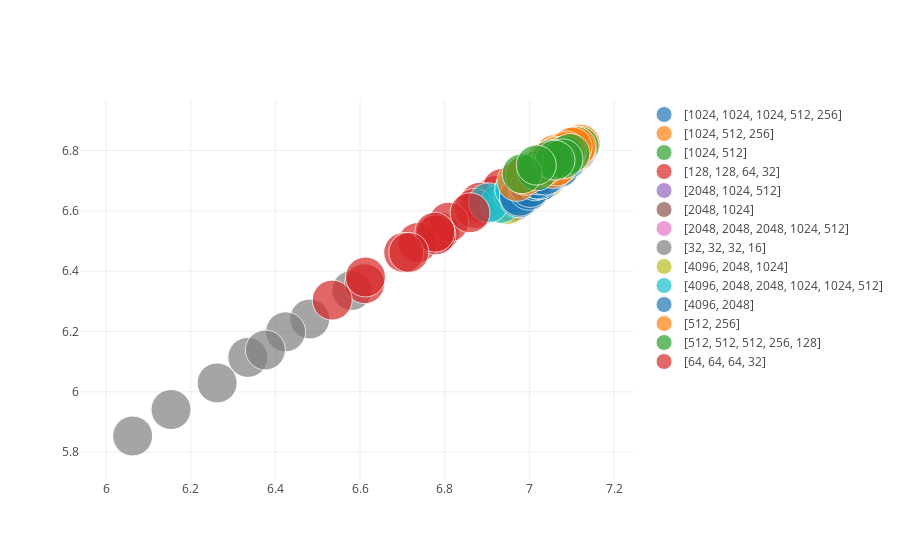

This figure's notebook cell:
### Code cell
results.results_dataframe_graph(facet='full',att=['full', 'drop', 'activation', 'lag'])

### Figure 1 — Plotly figure (JSON) as saved in the notebook; plotly's stock layout.template omitted (floating-point values rounded to 4 significant figures)
{"data": [{"marker": {"size": [40, 40, 40, 40, 40, 40, 40, 40]}, "mode": "markers", "name": "[1024, 1024, 1024, 512, 256]", "text": ["full:[1024, 1024, 1024, 512, 256]-drop:0.3-activation:['elu', 0.4]-lag:12-full:[1024, 1024, 1024, 512, 256]", "full:[1024, 1024, 1024, 512, 256]-drop:0.3-activation:['elu', 0.4]-lag:6-full:[1024, 1024, 1024, 512, 256]", "full:[1024, 1024, 1024, 512, 256]-drop:0.3-activation:['leaky', 0.2]-lag:12-full:[1024, 1024, 1024, 512, 256]", "full:[1024, 1024, 1024, 512, 256]-drop:0.3-activation:['leaky', 0.2]-lag:6-full:[1024, 1024, 1024, 512, 256]", "full:[1024, 1024, 1024, 512, 256]-drop:0.4-activation:['elu', 0.4]-lag:12-full:[1024, 1024, 1024, 512, 256]", "full:[1024, 1024, 1024, 512, 256]-drop:0.4-activation:['elu', 0.4]-lag:6-full:[1024, 1024, 1024, 512, 256]", "full:[1024, 1024, 1024, 512, 256]-drop:0.4-activation:['leaky', 0.2]-lag:12-full:[1024, 1024, 1024, 512, 256]", "full:[1024, 1024, 1024, 512, 256]-drop:0.4-activation:['leaky', 0.2]-lag:6-full:[1024, 1024, 1024, 512, 256]"], "type": "scatter", "uid": "f60673ff-78b5-43e1-851a-c62f02be9702", "x": [7.053, 7.084, 6.998, 7.041, 7.069, 7.079, 6.983, 7.027], "y": [6.743, 6.774, 6.702, 6.739, 6.753, 6.773, 6.707, 6.746]}, {"marker": {"size": [40, 40, 40, 40, 40, 40, 40, 40, 40, 40, 40, 40, 40, 40, 40, 40, 40, 40, 40, 40, 40, 40, 40, 40]}, "mode": "markers", "name": "[1024, 512, 256]", "text": ["full:[1024, 512, 256]-drop:0.2-activation:['elu', 0.4]-lag:12-full:[1024, 512, 256]", "full:[1024, 512, 256]-drop:0.2-activation:['elu', 0.4]-lag:18-full:[1024, 512, 256]", "full:[1024, 512, 256]-drop:0.2-activation:['elu', 0.4]-lag:6-full:[1024, 512, 256]", "full:[1024, 512, 256]-drop:0.2-activation:['leaky', 0.2]-lag:12-full:[1024, 512, 256]", "full:[1024, 512, 256]-drop:0.2-activation:['leaky', 0.2]-lag:18-full:[1024, 512, 256]", "full:[1024, 512, 256]-drop:0.2-activation:['leaky', 0.2]-lag:6-full:[1024, 512, 256]", "full:[1024, 512, 256]-drop:0.3-activation:['elu', 0.4]-lag:12-full:[1024, 512, 256]", "full:[1024, 512, 256]-drop:0.3-activation:['elu', 0.4]-lag:18-full:[1024, 512, 256]", "full:[1024, 512, 256]-drop:0.3-activation:['elu', 0.4]-lag:6-full:[1024, 512, 256]", "full:[1024, 512, 256]-drop:0.3-activation:['leaky', 0.2]-lag:12-full:[1024, 512, 256]", "full:[1024, 512, 256]-drop:0.3-activation:['leaky', 0.2]-lag:18-full:[1024, 512, 256]", "full:[1024, 512, 256]-drop:0.3-activation:['leaky', 0.2]-lag:6-full:[1024, 512, 256]", "full:[1024, 512, 256]-drop:0.4-activation:['elu', 0.4]-lag:12-full:[1024, 512, 256]", "full:[1024, 512, 256]-drop:0.4-activation:['elu', 0.4]-lag:18-full:[1024, 512, 256]", "full:[1024, 512, 256]-drop:0.4-activation:['elu', 0.4]-lag:6-full:[1024, 512, 256]", "full:[1024, 512, 256]-drop:0.4-activation:['leaky', 0.2]-lag:12-full:[1024, 512, 256]", "full:[1024, 512, 256]-drop:0.4-activation:['leaky', 0.2]-lag:18-full:[1024, 512, 256]", "full:[1024, 512, 256]-drop:0.4-activation:['leaky', 0.2]-lag:6-full:[1024, 512, 256]", "full:[1024, 512, 256]-drop:0.5-activation:['elu', 0.4]-lag:12-full:[1024, 512, 256]", "full:[1024, 512, 256]-drop:0.5-activation:['elu', 0.4]-lag:18-full:[1024, 512, 256]", "full:[1024, 512, 256]-drop:0.5-activation:['elu', 0.4]-lag:6-full:[1024, 512, 256]", "full:[1024, 512, 256]-drop:0.5-activation:['leaky', 0.2]-lag:12-full:[1024, 512, 256]", "full:[1024, 512, 256]-drop:0.5-activation:['leaky', 0.2]-lag:18-full:[1024, 512, 256]", "full:[1024, 512, 256]-drop:0.5-activation:['leaky', 0.2]-lag:6-full:[1024, 512, 256]"], "type": "scatter", "uid": "d25b4028-fa47-4c64-8274-ba5e6030d6ac", "x": [7.078, 7.018, 7.111, 7.047, 6.99, 7.09, 7.106, 7.049, 7.12, 7.077, 7.012, 7.102, 7.108, 7.069, 7.107, 7.083, 7.027, 7.091, 7.095, 7.068, 7.068, 7.071, 7.035, 7.061], "y": [6.765, 6.702, 6.798, 6.738, 6.677, 6.775, 6.797, 6.739, 6.822, 6.774, 6.709, 6.801, 6.808, 6.763, 6.813, 6.795, 6.738, 6.798, 6.8, 6.761, 6.78, 6.789, 6.756, 6.788]}, {"marker": {"size": [40, 40, 40, 40, 40, 40, 40, 40, 40, 40, 40, 40, 40, 40, 40, 40, 40, 40, 40, 40, 40, 40, 40, 40]}, "mode": "markers", "name": "[1024, 512]", "text": ["full:[1024, 512]-drop:0.2-activation:['elu', 0.4]-lag:12-full:[1024, 512]", "full:[1024, 512]-drop:0.2-activation:['elu', 0.4]-lag:18-full:[1024, 512]", "full:[1024, 512]-drop:0.2-activation:['elu', 0.4]-lag:6-full:[1024, 512]", "full:[1024, 512]-drop:0.2-activation:['leaky', 0.2]-lag:12-full:[1024, 512]", "full:[1024, 512]-drop:0.2-activation:['leaky', 0.2]-lag:18-full:[1024, 512]", "full:[1024, 512]-drop:0.2-activation:['leaky', 0.2]-lag:6-full:[1024, 512]", "full:[1024, 512]-drop:0.3-activation:['elu', 0.4]-lag:12-full:[1024, 512]", "full:[1024, 512]-drop:0.3-activation:['elu', 0.4]-lag:18-full:[1024, 512]", "full:[1024, 512]-drop:0.3-activation:['elu', 0.4]-lag:6-full:[1024, 512]", "full:[1024, 512]-drop:0.3-activation:['leaky', 0.2]-lag:12-full:[1024, 512]", "full:[1024, 512]-drop:0.3-activation:['leaky', 0.2]-lag:18-full:[1024, 512]", "full:[1024, 512]-drop:0.3-activation:['leaky', 0.2]-lag:6-full:[1024, 512]", "full:[1024, 512]-drop:0.4-activation:['elu', 0.4]-lag:12-full:[1024, 512]", "full:[1024, 512]-drop:0.4-activation:['elu', 0.4]-lag:18-full:[1024, 512]", "full:[1024, 512]-drop:0.4-activation:['elu', 0.4]-lag:6-full:[1024, 512]", "full:[1024, 512]-drop:0.4-activation:['leaky', 0.2]-lag:12-full:[1024, 512]", "full:[1024, 512]-drop:0.4-activation:['leaky', 0.2]-lag:18-full:[1024, 512]", "full:[1024, 512]-drop:0.4-activation:['leaky', 0.2]-lag:6-full:[1024, 512]", "full:[1024, 512]-drop:0.5-activation:['elu', 0.4]-lag:12-full:[1024, 512]", "full:[1024, 512]-drop:0.5-activation:['elu', 0.4]-lag:18-full:[1024, 512]", "full:[1024, 512]-drop:0.5-activation:['elu', 0.4]-lag:6-full:[1024, 512]", "full:[1024, 512]-drop:0.5-activation:['leaky', 0.2]-lag:12-full:[1024, 512]", "full:[1024, 512]-drop:0.5-activation:['leaky', 0.2]-lag:18-full:[1024, 512]", "full:[1024, 512]-drop:0.5-activation:['leaky', 0.2]-lag:6-full:[1024, 512]"], "type": "scatter", "uid": "0d67e41a-ca61-4495-b5e3-bbe87f06ba9f", "x": [7.081, 7.026, 7.084, 7.083, 7.03, 7.1, 7.098, 7.056, 7.075, 7.108, 7.061, 7.114, 7.094, 7.067, 7.065, 7.117, 7.077, 7.107, 7.081, 7.062, 7.034, 7.094, 7.078, 7.071], "y": [6.764, 6.698, 6.776, 6.763, 6.706, 6.791, 6.787, 6.746, 6.772, 6.797, 6.744, 6.81, 6.793, 6.763, 6.774, 6.815, 6.769, 6.815, 6.786, 6.763, 6.748, 6.804, 6.779, 6.787]}, {"marker": {"size": [40, 40, 40, 40, 40, 40, 40, 40]}, "mode": "markers", "name": "[128, 128, 64, 32]", "text": ["full:[128, 128, 64, 32]-drop:0.3-activation:['elu', 0.4]-lag:12-full:[128, 128, 64, 32]", "full:[128, 128, 64, 32]-drop:0.3-activation:['elu', 0.4]-lag:6-full:[128, 128, 64, 32]", "full:[128, 128, 64, 32]-drop:0.3-activation:['leaky', 0.2]-lag:12-full:[128, 128, 64, 32]", "full:[128, 128, 64, 32]-drop:0.3-activation:['leaky', 0.2]-lag:6-full:[128, 128, 64, 32]", "full:[128, 128, 64, 32]-drop:0.4-activation:['elu', 0.4]-lag:12-full:[128, 128, 64, 32]", "full:[128, 128, 64, 32]-drop:0.4-activation:['elu', 0.4]-lag:6-full:[128, 128, 64, 32]", "full:[128, 128, 64, 32]-drop:0.4-activation:['leaky', 0.2]-lag:12-full:[128, 128, 64, 32]", "full:[128, 128, 64, 32]-drop:0.4-activation:['leaky', 0.2]-lag:6-full:[128, 128, 64, 32]"], "type": "scatter", "uid": "0b86eb24-5a44-4865-be2f-f9621a1edfe1", "x": [6.985, 6.921, 6.936, 6.883, 6.87, 6.787, 6.809, 6.737], "y": [6.713, 6.652, 6.675, 6.629, 6.609, 6.531, 6.563, 6.496]}, {"marker": {"size": [40, 40, 40, 40, 40, 40, 40, 40, 40, 40, 40, 40, 40, 40, 40, 40, 40, 40, 40, 40, 40, 40, 40, 40]}, "mode": "markers", "name": "[2048, 1024, 512]", "text": ["full:[2048, 1024, 512]-drop:0.2-activation:['elu', 0.4]-lag:12-full:[2048, 1024, 512]", "full:[2048, 1024, 512]-drop:0.2-activation:['elu', 0.4]-lag:18-full:[2048, 1024, 512]", "full:[2048, 1024, 512]-drop:0.2-activation:['elu', 0.4]-lag:6-full:[2048, 1024, 512]", "full:[2048, 1024, 512]-drop:0.2-activation:['leaky', 0.2]-lag:12-full:[2048, 1024, 512]", "full:[2048, 1024, 512]-drop:0.2-activation:['leaky', 0.2]-lag:18-full:[2048, 1024, 512]", "full:[2048, 1024, 512]-drop:0.2-activation:['leaky', 0.2]-lag:6-full:[2048, 1024, 512]", "full:[2048, 1024, 512]-drop:0.3-activation:['elu', 0.4]-lag:12-full:[2048, 1024, 512]", "full:[2048, 1024, 512]-drop:0.3-activation:['elu', 0.4]-lag:18-full:[2048, 1024, 512]", "full:[2048, 1024, 512]-drop:0.3-activation:['elu', 0.4]-lag:6-full:[2048, 1024, 512]", "full:[2048, 1024, 512]-drop:0.3-activation:['leaky', 0.2]-lag:12-full:[2048, 1024, 512]", "full:[2048, 1024, 512]-drop:0.3-activation:['leaky', 0.2]-lag:18-full:[2048, 1024, 512]", "full:[2048, 1024, 512]-drop:0.3-activation:['leaky', 0.2]-lag:6-full:[2048, 1024, 512]", "full:[2048, 1024, 512]-drop:0.4-activation:['elu', 0.4]-lag:12-full:[2048, 1024, 512]", "full:[2048, 1024, 512]-drop:0.4-activation:['elu', 0.4]-lag:18-full:[2048, 1024, 512]", "full:[2048, 1024, 512]-drop:0.4-activation:['elu', 0.4]-lag:6-full:[2048, 1024, 512]", "full:[2048, 1024, 512]-drop:0.4-activation:['leaky', 0.2]-lag:12-full:[2048, 1024, 512]", "full:[2048, 1024, 512]-drop:0.4-activation:['leaky', 0.2]-lag:18-full:[2048, 1024, 512]", "full:[2048, 1024, 512]-drop:0.4-activation:['leaky', 0.2]-lag:6-full:[2048, 1024, 512]", "full:[2048, 1024, 512]-drop:0.5-activation:['elu', 0.4]-lag:12-full:[2048, 1024, 512]", "full:[2048, 1024, 512]-drop:0.5-activation:['elu', 0.4]-lag:18-full:[2048, 1024, 512]", "full:[2048, 1024, 512]-drop:0.5-activation:['elu', 0.4]-lag:6-full:[2048, 1024, 512]", "full:[2048, 1024, 512]-drop:0.5-activation:['leaky', 0.2]-lag:12-full:[2048, 1024, 512]", "full:[2048, 1024, 512]-drop:0.5-activation:['leaky', 0.2]-lag:18-full:[2048, 1024, 512]", "full:[2048, 1024, 512]-drop:0.5-activation:['leaky', 0.2]-lag:6-full:[2048, 1024, 512]"], "type": "scatter", "uid": "a15fb245-1387-41a3-9a07-f698e98d2a04", "x": [7.052, 6.991, 7.089, 7.021, 6.962, 7.063, 7.08, 7.018, 7.11, 7.044, 6.98, 7.087, 7.092, 7.04, 7.105, 7.066, 6.995, 7.093, 7.087, 7.043, 7.095, 7.07, 7.013, 7.083], "y": [6.734, 6.669, 6.77, 6.703, 6.631, 6.737, 6.765, 6.7, 6.798, 6.732, 6.67, 6.774, 6.783, 6.738, 6.805, 6.761, 6.701, 6.788, 6.788, 6.745, 6.794, 6.774, 6.728, 6.791]}, {"marker": {"size": [40, 40, 40, 40, 40, 40, 40, 40, 40, 40, 40, 40, 40, 40, 40, 40, 40, 40, 40, 40, 40, 40, 40, 40]}, "mode": "markers", "name": "[2048, 1024]", "text": ["full:[2048, 1024]-drop:0.2-activation:['elu', 0.4]-lag:12-full:[2048, 1024]", "full:[2048, 1024]-drop:0.2-activation:['elu', 0.4]-lag:18-full:[2048, 1024]", "full:[2048, 1024]-drop:0.2-activation:['elu', 0.4]-lag:6-full:[2048, 1024]", "full:[2048, 1024]-drop:0.2-activation:['leaky', 0.2]-lag:12-full:[2048, 1024]", "full:[2048, 1024]-drop:0.2-activation:['leaky', 0.2]-lag:18-full:[2048, 1024]", "full:[2048, 1024]-drop:0.2-activation:['leaky', 0.2]-lag:6-full:[2048, 1024]", "full:[2048, 1024]-drop:0.3-activation:['elu', 0.4]-lag:12-full:[2048, 1024]", "full:[2048, 1024]-drop:0.3-activation:['elu', 0.4]-lag:18-full:[2048, 1024]", "full:[2048, 1024]-drop:0.3-activation:['elu', 0.4]-lag:6-full:[2048, 1024]", "full:[2048, 1024]-drop:0.3-activation:['leaky', 0.2]-lag:12-full:[2048, 1024]", "full:[2048, 1024]-drop:0.3-activation:['leaky', 0.2]-lag:18-full:[2048, 1024]", "full:[2048, 1024]-drop:0.3-activation:['leaky', 0.2]-lag:6-full:[2048, 1024]", "full:[2048, 1024]-drop:0.4-activation:['elu', 0.4]-lag:12-full:[2048, 1024]", "full:[2048, 1024]-drop:0.4-activation:['elu', 0.4]-lag:18-full:[2048, 1024]", "full:[2048, 1024]-drop:0.4-activation:['elu', 0.4]-lag:6-full:[2048, 1024]", "full:[2048, 1024]-drop:0.4-activation:['leaky', 0.2]-lag:12-full:[2048, 1024]", "full:[2048, 1024]-drop:0.4-activation:['leaky', 0.2]-lag:18-full:[2048, 1024]", "full:[2048, 1024]-drop:0.4-activation:['leaky', 0.2]-lag:6-full:[2048, 1024]", "full:[2048, 1024]-drop:0.5-activation:['elu', 0.4]-lag:12-full:[2048, 1024]", "full:[2048, 1024]-drop:0.5-activation:['elu', 0.4]-lag:18-full:[2048, 1024]", "full:[2048, 1024]-drop:0.5-activation:['elu', 0.4]-lag:6-full:[2048, 1024]", "full:[2048, 1024]-drop:0.5-activation:['leaky', 0.2]-lag:12-full:[2048, 1024]", "full:[2048, 1024]-drop:0.5-activation:['leaky', 0.2]-lag:18-full:[2048, 1024]", "full:[2048, 1024]-drop:0.5-activation:['leaky', 0.2]-lag:6-full:[2048, 1024]"], "type": "scatter", "uid": "2a42817b-f0e3-4672-8a79-b53e7ea55292", "x": [7.052, 6.999, 7.065, 7.048, 6.992, 7.076, 7.071, 7.027, 7.075, 7.078, 7.029, 7.099, 7.082, 7.047, 7.067, 7.098, 7.052, 7.107, 7.071, 7.049, 7.046, 7.109, 7.064, 7.099], "y": [6.728, 6.666, 6.748, 6.725, 6.661, 6.756, 6.755, 6.702, 6.76, 6.76, 6.709, 6.789, 6.776, 6.727, 6.761, 6.79, 6.742, 6.805, 6.764, 6.743, 6.752, 6.803, 6.752, 6.803]}, {"marker": {"size": [40, 40, 40, 40, 40, 40, 40, 40]}, "mode": "markers", "name": "[2048, 2048, 2048, 1024, 512]", "text": ["full:[2048, 2048, 2048, 1024, 512]-drop:0.3-activation:['elu', 0.4]-lag:12-full:[2048, 2048, 2048, 1024, 512]", "full:[2048, 2048, 2048, 1024, 512]-drop:0.3-activation:['elu', 0.4]-lag:6-full:[2048, 2048, 2048, 1024, 512]", "full:[2048, 2048, 2048, 1024, 512]-drop:0.3-activation:['leaky', 0.2]-lag:12-full:[2048, 2048, 2048, 1024, 512]", "full:[2048, 2048, 2048, 1024, 512]-drop:0.3-activation:['leaky', 0.2]-lag:6-full:[2048, 2048, 2048, 1024, 512]", "full:[2048, 2048, 2048, 1024, 512]-drop:0.4-activation:['elu', 0.4]-lag:12-full:[2048, 2048, 2048, 1024, 512]", "full:[2048, 2048, 2048, 1024, 512]-drop:0.4-activation:['elu', 0.4]-lag:6-full:[2048, 2048, 2048, 1024, 512]", "full:[2048, 2048, 2048, 1024, 512]-drop:0.4-activation:['leaky', 0.2]-lag:12-full:[2048, 2048, 2048, 1024, 512]", "full:[2048, 2048, 2048, 1024, 512]-drop:0.4-activation:['leaky', 0.2]-lag:6-full:[2048, 2048, 2048, 1024, 512]"], "type": "scatter", "uid": "90ba2eba-ab2c-48cd-a065-0e382b98f2c3", "x": [7.022, 7.047, 6.977, 7.014, 7.03, 7.055, 6.968, 7.021], "y": [6.7, 6.727, 6.666, 6.705, 6.71, 6.747, 6.681, 6.717]}, {"marker": {"size": [40, 40, 40, 40, 40, 40, 40, 40]}, "mode": "markers", "name": "[32, 32, 32, 16]", "text": ["full:[32, 32, 32, 16]-drop:0.3-activation:['elu', 0.4]-lag:12-full:[32, 32, 32, 16]", "full:[32, 32, 32, 16]-drop:0.3-activation:['elu', 0.4]-lag:6-full:[32, 32, 32, 16]", "full:[32, 32, 32, 16]-drop:0.3-activation:['leaky', 0.2]-lag:12-full:[32, 32, 32, 16]", "full:[32, 32, 32, 16]-drop:0.3-activation:['leaky', 0.2]-lag:6-full:[32, 32, 32, 16]", "full:[32, 32, 32, 16]-drop:0.4-activation:['elu', 0.4]-lag:12-full:[32, 32, 32, 16]", "full:[32, 32, 32, 16]-drop:0.4-activation:['elu', 0.4]-lag:6-full:[32, 32, 32, 16]", "full:[32, 32, 32, 16]-drop:0.4-activation:['leaky', 0.2]-lag:12-full:[32, 32, 32, 16]", "full:[32, 32, 32, 16]-drop:0.4-activation:['leaky', 0.2]-lag:6-full:[32, 32, 32, 16]"], "type": "scatter", "uid": "9c3763b3-505d-4005-a978-d215eacfe3f0", "x": [6.58, 6.481, 6.424, 6.335, 6.376, 6.262, 6.153, 6.063], "y": [6.336, 6.242, 6.199, 6.114, 6.139, 6.03, 5.941, 5.854]}, {"marker": {"size": [40, 40, 40, 40, 40, 40, 40, 40, 40, 40, 40, 40, 40, 40, 40, 40, 40, 40, 40, 40, 40, 40, 40, 40]}, "mode": "markers", "name": "[4096, 2048, 1024]", "text": ["full:[4096, 2048, 1024]-drop:0.2-activation:['elu', 0.4]-lag:12-full:[4096, 2048, 1024]", "full:[4096, 2048, 1024]-drop:0.2-activation:['elu', 0.4]-lag:18-full:[4096, 2048, 1024]", "full:[4096, 2048, 1024]-drop:0.2-activation:['elu', 0.4]-lag:6-full:[4096, 2048, 1024]", "full:[4096, 2048, 1024]-drop:0.2-activation:['leaky', 0.2]-lag:12-full:[4096, 2048, 1024]", "full:[4096, 2048, 1024]-drop:0.2-activation:['leaky', 0.2]-lag:18-full:[4096, 2048, 1024]", "full:[4096, 2048, 1024]-drop:0.2-activation:['leaky', 0.2]-lag:6-full:[4096, 2048, 1024]", "full:[4096, 2048, 1024]-drop:0.3-activation:['elu', 0.4]-lag:12-full:[4096, 2048, 1024]", "full:[4096, 2048, 1024]-drop:0.3-activation:['elu', 0.4]-lag:18-full:[4096, 2048, 1024]", "full:[4096, 2048, 1024]-drop:0.3-activation:['elu', 0.4]-lag:6-full:[4096, 2048, 1024]", "full:[4096, 2048, 1024]-drop:0.3-activation:['leaky', 0.2]-lag:12-full:[4096, 2048, 1024]", "full:[4096, 2048, 1024]-drop:0.3-activation:['leaky', 0.2]-lag:18-full:[4096, 2048, 1024]", "full:[4096, 2048, 1024]-drop:0.3-activation:['leaky', 0.2]-lag:6-full:[4096, 2048, 1024]", "full:[4096, 2048, 1024]-drop:0.4-activation:['elu', 0.4]-lag:12-full:[4096, 2048, 1024]", "full:[4096, 2048, 1024]-drop:0.4-activation:['elu', 0.4]-lag:18-full:[4096, 2048, 1024]", "full:[4096, 2048, 1024]-drop:0.4-activation:['elu', 0.4]-lag:6-full:[4096, 2048, 1024]", "full:[4096, 2048, 1024]-drop:0.4-activation:['leaky', 0.2]-lag:12-full:[4096, 2048, 1024]", "full:[4096, 2048, 1024]-drop:0.4-activation:['leaky', 0.2]-lag:18-full:[4096, 2048, 1024]", "full:[4096, 2048, 1024]-drop:0.4-activation:['leaky', 0.2]-lag:6-full:[4096, 2048, 1024]", "full:[4096, 2048, 1024]-drop:0.5-activation:['elu', 0.4]-lag:12-full:[4096, 2048, 1024]", "full:[4096, 2048, 1024]-drop:0.5-activation:['elu', 0.4]-lag:18-full:[4096, 2048, 1024]", "full:[4096, 2048, 1024]-drop:0.5-activation:['elu', 0.4]-lag:6-full:[4096, 2048, 1024]", "full:[4096, 2048, 1024]-drop:0.5-activation:['leaky', 0.2]-lag:12-full:[4096, 2048, 1024]", "full:[4096, 2048, 1024]-drop:0.5-activation:['leaky', 0.2]-lag:18-full:[4096, 2048, 1024]", "full:[4096, 2048, 1024]-drop:0.5-activation:['leaky', 0.2]-lag:6-full:[4096, 2048, 1024]"], "type": "scatter", "uid": "ba8d133c-deaa-40eb-b9a4-08de8a83b52c", "x": [7.031, 6.975, 7.064, 7.0, 6.948, 7.037, 7.052, 6.996, 7.075, 7.021, 6.964, 7.059, 7.059, 7.001, 7.082, 7.035, 6.964, 7.074, 7.06, 7.014, 7.068, 7.031, 6.969, 7.066], "y": [6.704, 6.651, 6.739, 6.675, 6.622, 6.707, 6.729, 6.673, 6.753, 6.704, 6.644, 6.738, 6.751, 6.695, 6.768, 6.725, 6.662, 6.762, 6.755, 6.708, 6.763, 6.734, 6.671, 6.769]}, {"marker": {"size": [40, 40, 40, 40, 40, 40, 40, 40]}, "mode": "markers", "name": "[4096, 2048, 2048, 1024, 1024, 512]", "text": ["full:[4096, 2048, 2048, 1024, 1024, 512]-drop:0.3-activation:['elu', 0.4]-lag:12-full:[4096, 2048, 2048, 1024, 1024, 512]", "full:[4096, 2048, 2048, 1024, 1024, 512]-drop:0.3-activation:['elu', 0.4]-lag:6-full:[4096, 2048, 2048, 1024, 1024, 512]", "full:[4096, 2048, 2048, 1024, 1024, 512]-drop:0.3-activation:['leaky', 0.2]-lag:12-full:[4096, 2048, 2048, 1024, 1024, 512]", "full:[4096, 2048, 2048, 1024, 1024, 512]-drop:0.3-activation:['leaky', 0.2]-lag:6-full:[4096, 2048, 2048, 1024, 1024, 512]", "full:[4096, 2048, 2048, 1024, 1024, 512]-drop:0.4-activation:['elu', 0.4]-lag:12-full:[4096, 2048, 2048, 1024, 1024, 512]", "full:[4096, 2048, 2048, 1024, 1024, 512]-drop:0.4-activation:['elu', 0.4]-lag:6-full:[4096, 2048, 2048, 1024, 1024, 512]", "full:[4096, 2048, 2048, 1024, 1024, 512]-drop:0.4-activation:['leaky', 0.2]-lag:12-full:[4096, 2048, 2048, 1024, 1024, 512]", "full:[4096, 2048, 2048, 1024, 1024, 512]-drop:0.4-activation:['leaky', 0.2]-lag:6-full:[4096, 2048, 2048, 1024, 1024, 512]"], "type": "scatter", "uid": "8a041c81-6030-4ce3-bf6e-61a73c685dc4", "x": [6.97, 7.01, 6.932, 6.974, 6.963, 6.998, 6.903, 6.965], "y": [6.656, 6.692, 6.625, 6.66, 6.658, 6.68, 6.627, 6.673]}, {"marker": {"size": [40, 40, 40, 40, 40, 40, 40, 40, 40, 40, 40, 40, 40, 40, 40, 40, 40, 40, 40, 40, 40, 40, 40, 40]}, "mode": "markers", "name": "[4096, 2048]", "text": ["full:[4096, 2048]-drop:0.2-activation:['elu', 0.4]-lag:12-full:[4096, 2048]", "full:[4096, 2048]-drop:0.2-activation:['elu', 0.4]-lag:18-full:[4096, 2048]", "full:[4096, 2048]-drop:0.2-activation:['elu', 0.4]-lag:6-full:[4096, 2048]", "full:[4096, 2048]-drop:0.2-activation:['leaky', 0.2]-lag:12-full:[4096, 2048]", "full:[4096, 2048]-drop:0.2-activation:['leaky', 0.2]-lag:18-full:[4096, 2048]", "full:[4096, 2048]-drop:0.2-activation:['leaky', 0.2]-lag:6-full:[4096, 2048]", "full:[4096, 2048]-drop:0.3-activation:['elu', 0.4]-lag:12-full:[4096, 2048]", "full:[4096, 2048]-drop:0.3-activation:['elu', 0.4]-lag:18-full:[4096, 2048]", "full:[4096, 2048]-drop:0.3-activation:['elu', 0.4]-lag:6-full:[4096, 2048]", "full:[4096, 2048]-drop:0.3-activation:['leaky', 0.2]-lag:12-full:[4096, 2048]", "full:[4096, 2048]-drop:0.3-activation:['leaky', 0.2]-lag:18-full:[4096, 2048]", "full:[4096, 2048]-drop:0.3-activation:['leaky', 0.2]-lag:6-full:[4096, 2048]", "full:[4096, 2048]-drop:0.4-activation:['elu', 0.4]-lag:12-full:[4096, 2048]", "full:[4096, 2048]-drop:0.4-activation:['elu', 0.4]-lag:18-full:[4096, 2048]", "full:[4096, 2048]-drop:0.4-activation:['elu', 0.4]-lag:6-full:[4096, 2048]", "full:[4096, 2048]-drop:0.4-activation:['leaky', 0.2]-lag:12-full:[4096, 2048]", "full:[4096, 2048]-drop:0.4-activation:['leaky', 0.2]-lag:18-full:[4096, 2048]", "full:[4096, 2048]-drop:0.4-activation:['leaky', 0.2]-lag:6-full:[4096, 2048]", "full:[4096, 2048]-drop:0.5-activation:['elu', 0.4]-lag:12-full:[4096, 2048]", "full:[4096, 2048]-drop:0.5-activation:['elu', 0.4]-lag:18-full:[4096, 2048]", "full:[4096, 2048]-drop:0.5-activation:['elu', 0.4]-lag:6-full:[4096, 2048]", "full:[4096, 2048]-drop:0.5-activation:['leaky', 0.2]-lag:12-full:[4096, 2048]", "full:[4096, 2048]-drop:0.5-activation:['leaky', 0.2]-lag:18-full:[4096, 2048]", "full:[4096, 2048]-drop:0.5-activation:['leaky', 0.2]-lag:6-full:[4096, 2048]"], "type": "scatter", "uid": "a25f8b5a-678c-472f-9fb0-ed556644cec9", "x": [7.02, 6.976, 7.039, 7.023, 6.977, 7.049, 7.04, 6.998, 7.047, 7.051, 7.002, 7.072, 7.051, 7.014, 7.042, 7.073, 7.023, 7.087, 7.04, 7.018, 7.022, 7.075, 7.037, 7.085], "y": [6.693, 6.644, 6.72, 6.697, 6.649, 6.727, 6.718, 6.669, 6.733, 6.736, 6.678, 6.745, 6.733, 6.7, 6.733, 6.758, 6.704, 6.771, 6.734, 6.706, 6.72, 6.767, 6.719, 6.776]}, {"marker": {"size": [40, 40, 40, 40, 40, 40, 40, 40, 40, 40, 40, 40, 40, 40, 40, 40, 40, 40, 40, 40, 40, 40, 40, 40]}, "mode": "markers", "name": "[512, 256]", "text": ["full:[512, 256]-drop:0.2-activation:['elu', 0.4]-lag:12-full:[512, 256]", "full:[512, 256]-drop:0.2-activation:['elu', 0.4]-lag:18-full:[512, 256]", "full:[512, 256]-drop:0.2-activation:['elu', 0.4]-lag:6-full:[512, 256]", "full:[512, 256]-drop:0.2-activation:['leaky', 0.2]-lag:12-full:[512, 256]", "full:[512, 256]-drop:0.2-activation:['leaky', 0.2]-lag:18-full:[512, 256]", "full:[512, 256]-drop:0.2-activation:['leaky', 0.2]-lag:6-full:[512, 256]", "full:[512, 256]-drop:0.3-activation:['elu', 0.4]-lag:12-full:[512, 256]", "full:[512, 256]-drop:0.3-activation:['elu', 0.4]-lag:18-full:[512, 256]", "full:[512, 256]-drop:0.3-activation:['elu', 0.4]-lag:6-full:[512, 256]", "full:[512, 256]-drop:0.3-activation:['leaky', 0.2]-lag:12-full:[512, 256]", "full:[512, 256]-drop:0.3-activation:['leaky', 0.2]-lag:18-full:[512, 256]", "full:[512, 256]-drop:0.3-activation:['leaky', 0.2]-lag:6-full:[512, 256]", "full:[512, 256]-drop:0.4-activation:['elu', 0.4]-lag:12-full:[512, 256]", "full:[512, 256]-drop:0.4-activation:['elu', 0.4]-lag:18-full:[512, 256]", "full:[512, 256]-drop:0.4-activation:['elu', 0.4]-lag:6-full:[512, 256]", "full:[512, 256]-drop:0.4-activation:['leaky', 0.2]-lag:12-full:[512, 256]", "full:[512, 256]-drop:0.4-activation:['leaky', 0.2]-lag:18-full:[512, 256]", "full:[512, 256]-drop:0.4-activation:['leaky', 0.2]-lag:6-full:[512, 256]", "full:[512, 256]-drop:0.5-activation:['elu', 0.4]-lag:12-full:[512, 256]", "full:[512, 256]-drop:0.5-activation:['elu', 0.4]-lag:18-full:[512, 256]", "full:[512, 256]-drop:0.5-activation:['elu', 0.4]-lag:6-full:[512, 256]", "full:[512, 256]-drop:0.5-activation:['leaky', 0.2]-lag:12-full:[512, 256]", "full:[512, 256]-drop:0.5-activation:['leaky', 0.2]-lag:18-full:[512, 256]", "full:[512, 256]-drop:0.5-activation:['leaky', 0.2]-lag:6-full:[512, 256]"], "type": "scatter", "uid": "10f6dd82-dd59-4382-9050-d0ed220fa263", "x": [7.096, 7.055, 7.084, 7.106, 7.064, 7.108, 7.1, 7.077, 7.064, 7.111, 7.078, 7.101, 7.086, 7.074, 7.024, 7.087, 7.073, 7.063, 7.046, 7.051, 6.971, 7.039, 7.035, 6.991], "y": [6.793, 6.741, 6.791, 6.799, 6.749, 6.808, 6.802, 6.776, 6.778, 6.814, 6.775, 6.812, 6.795, 6.78, 6.744, 6.799, 6.779, 6.781, 6.765, 6.766, 6.698, 6.763, 6.75, 6.718]}, {"marker": {"size": [40, 40, 40, 40, 40, 40, 40, 40]}, "mode": "markers", "name": "[512, 512, 512, 256, 128]", "text": ["full:[512, 512, 512, 256, 128]-drop:0.3-activation:['elu', 0.4]-lag:12-full:[512, 512, 512, 256, 128]", "full:[512, 512, 512, 256, 128]-drop:0.3-activation:['elu', 0.4]-lag:6-full:[512, 512, 512, 256, 128]", "full:[512, 512, 512, 256, 128]-drop:0.3-activation:['leaky', 0.2]-lag:12-full:[512, 512, 512, 256, 128]", "full:[512, 512, 512, 256, 128]-drop:0.3-activation:['leaky', 0.2]-lag:6-full:[512, 512, 512, 256, 128]", "full:[512, 512, 512, 256, 128]-drop:0.4-activation:['elu', 0.4]-lag:12-full:[512, 512, 512, 256, 128]", "full:[512, 512, 512, 256, 128]-drop:0.4-activation:['elu', 0.4]-lag:6-full:[512, 512, 512, 256, 128]", "full:[512, 512, 512, 256, 128]-drop:0.4-activation:['leaky', 0.2]-lag:12-full:[512, 512, 512, 256, 128]", "full:[512, 512, 512, 256, 128]-drop:0.4-activation:['leaky', 0.2]-lag:6-full:[512, 512, 512, 256, 128]"], "type": "scatter", "uid": "38e37837-4efa-4264-bc82-f7285ef4c175", "x": [7.083, 7.096, 7.018, 7.052, 7.079, 7.06, 6.983, 7.016], "y": [6.783, 6.791, 6.733, 6.771, 6.773, 6.768, 6.724, 6.752]}, {"marker": {"size": [40, 40, 40, 40, 40, 40, 40, 40]}, "mode": "markers", "name": "[64, 64, 64, 32]", "text": ["full:[64, 64, 64, 32]-drop:0.3-activation:['elu', 0.4]-lag:12-full:[64, 64, 64, 32]", "full:[64, 64, 64, 32]-drop:0.3-activation:['elu', 0.4]-lag:6-full:[64, 64, 64, 32]", "full:[64, 64, 64, 32]-drop:0.3-activation:['leaky', 0.2]-lag:12-full:[64, 64, 64, 32]", "full:[64, 64, 64, 32]-drop:0.3-activation:['leaky', 0.2]-lag:6-full:[64, 64, 64, 32]", "full:[64, 64, 64, 32]-drop:0.4-activation:['elu', 0.4]-lag:12-full:[64, 64, 64, 32]", "full:[64, 64, 64, 32]-drop:0.4-activation:['elu', 0.4]-lag:6-full:[64, 64, 64, 32]", "full:[64, 64, 64, 32]-drop:0.4-activation:['leaky', 0.2]-lag:12-full:[64, 64, 64, 32]", "full:[64, 64, 64, 32]-drop:0.4-activation:['leaky', 0.2]-lag:6-full:[64, 64, 64, 32]"], "type": "scatter", "uid": "ce1549fe-e5de-4158-ba6e-a4e1d065cdf8", "x": [6.86, 6.779, 6.777, 6.703, 6.715, 6.611, 6.613, 6.534], "y": [6.594, 6.521, 6.53, 6.462, 6.463, 6.359, 6.381, 6.304]}], "layout": {}}
